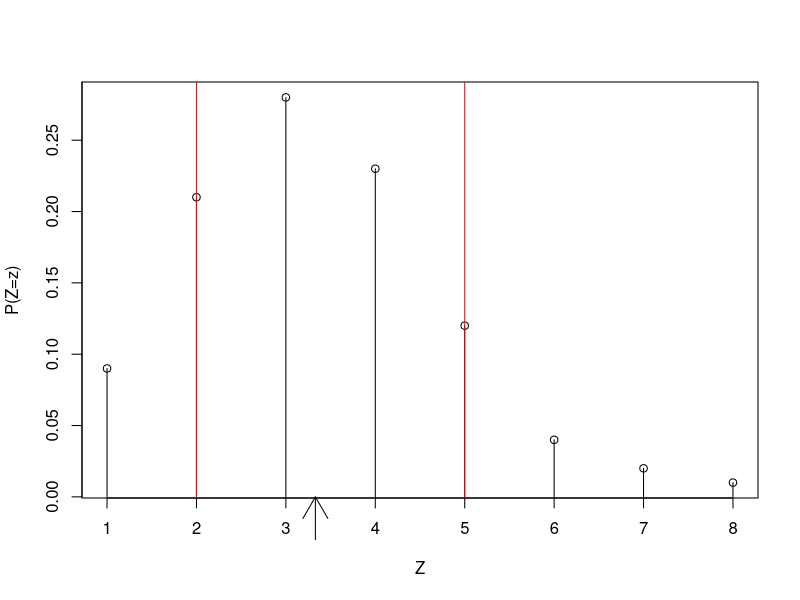
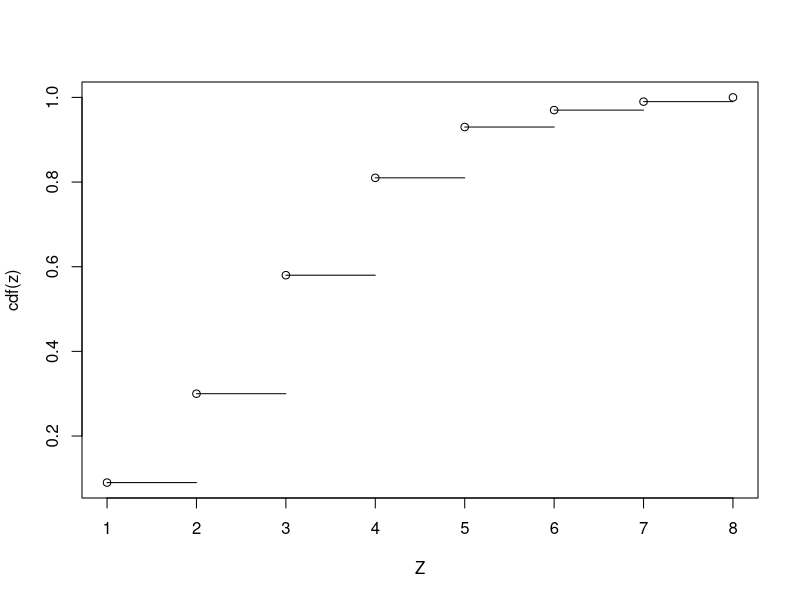

Write R code to recreate these figures, in order.
# R script for creating plot of distributions in chapter 2
# Run as "Rsript makeplots.R"
# Author: Philip Schulz

# create vectors and compute mean
x = seq(1:8)
y = c(0.09, .21, .28, .23, .12, .04, .02, .01)
mu = sum(x*y)

# open stream to file
png("distribution.png", width=8, height=8, units="in", res=300)

# plot y against x
plot(x,y,yaxp=c(0,0.35,7),xlab="Z",ylab="P(Z=z)")
# connect points and x-axis
segments(x0=x, y0=rep(0,8), y1=y)
# insert red lines
abline(v=2,col="red")
abline(v=5,col="red")
# put arrow underneath x-axis to indicate mean
arrows(mu,-0.03,mu,0,xpd=T)
# close stream and save to file
dev.off()

# compute cdf
z = cumsum(y)

# open stream to file
png("cdf.png", width=8, height=8, units="in", res=300)

# plot z against x
plot(x,z,ylab="cdf(z)",xlab="Z")
# add vertical strokes
for (i in (1:length(x)-1)) { lines(c(x[i],x[i]+1),c(z[i],z[i])) }
# close stream and save to file
dev.off()
